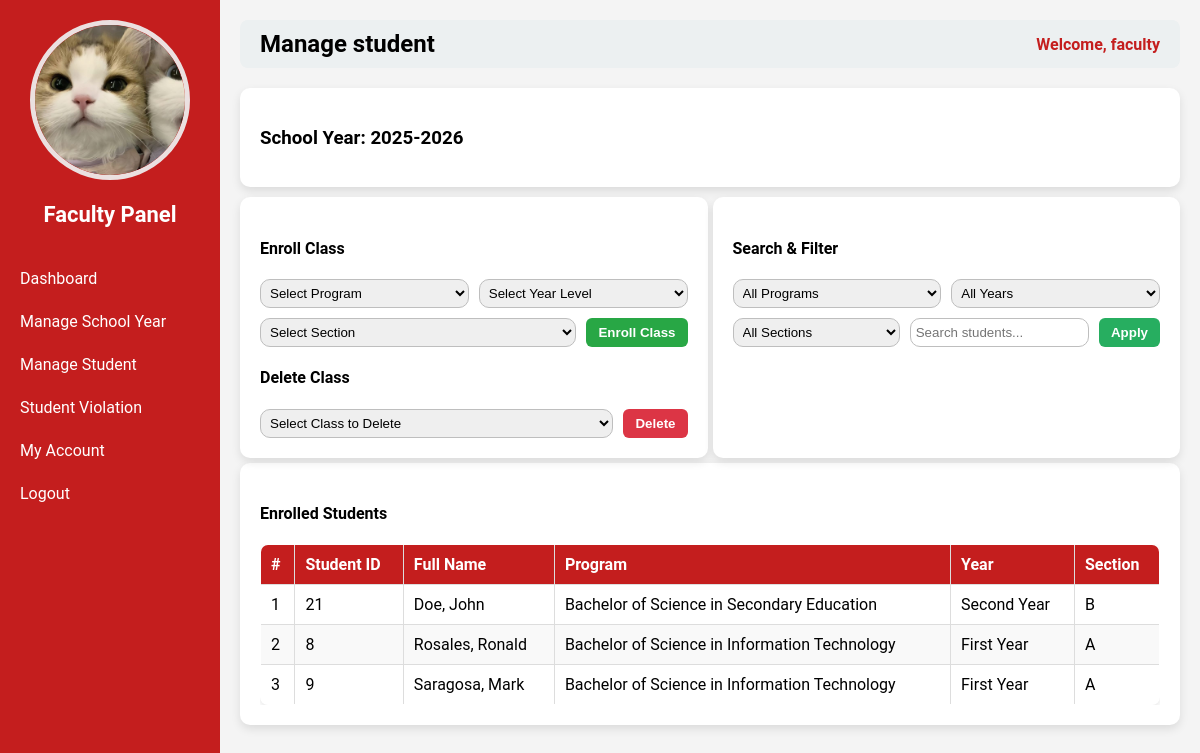
The page /faculty.php?page=manage_student (signed in) on the database as committed earlier.
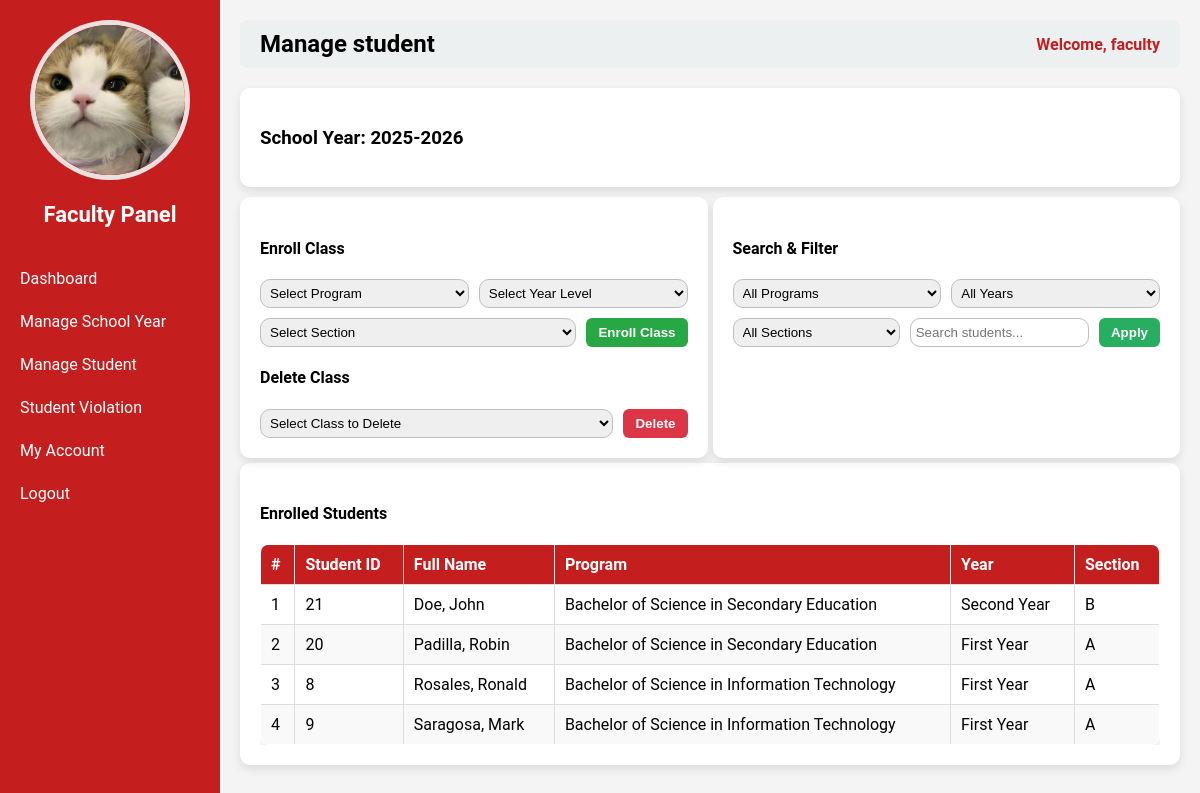
The same page on the database as committed later.
### tables this page shows
CREATE TABLE `student_enrollments` (
  `id` int(11) NOT NULL,
  `class_enrollment_id` int(11) NOT NULL,
  `student_id` int(11) NOT NULL,
  `enrolled_at` timestamp NOT NULL DEFAULT current_timestamp()
);

CREATE TABLE `students` (
  `id` int(11) NOT NULL,
  `first_name` varchar(50) NOT NULL,
  `last_name` varchar(50) NOT NULL,
  `school_year_id` int(11) NOT NULL,
  `program_id` int(11) NOT NULL,
  `year_level_id` int(11) NOT NULL,
  `section_id` int(11) NOT NULL,
  `address` varchar(100) NOT NULL,
  `contact` varchar(20) NOT NULL,
  `img` varchar(255) NOT NULL,
  `user_id` int(11) NOT NULL
);

CREATE TABLE `programs` (
  `id` int(11) NOT NULL,
  `program_code` varchar(50) NOT NULL,
  `program_name` varchar(100) NOT NULL
);

CREATE TABLE `year_levels` (
  `id` int(11) NOT NULL,
  `year_level` varchar(50) NOT NULL,
  `year_code` varchar(50) NOT NULL
);

CREATE TABLE `sections` (
  `id` int(11) NOT NULL,
  `section_name` varchar(50) NOT NULL
);

### faculty_pages/manage_student.php (the view, shortened to what this page needs)
<?php
require __DIR__ . '/../db_connect.php';
$user_id = $_SESSION['user_id'];
$current_sy = $pdo->query("SELECT * FROM school_years WHERE is_current=1 LIMIT 1")->fetch(PDO::FETCH_ASSOC);
$current_sy_id = $current_sy['id'];
$search = $_GET['search'] ?? '';
$sql = "
    SELECT se.id AS enrollment_id, s.id AS student_id, s.first_name, s.last_name,
           p.program_name, yl.year_level, sec.section_name, ce.id AS class_enrollment_id
    FROM student_enrollments se
    INNER JOIN class_enrollments ce ON se.class_enrollment_id = ce.id
    INNER JOIN students s ON se.student_id = s.id
    INNER JOIN programs p ON s.program_id = p.id
    INNER JOIN year_levels yl ON s.year_level_id = yl.id
    INNER JOIN sections sec ON s.section_id = sec.id
    WHERE ce.user_id = ? AND ce.school_year_id = ?
";
$params = [$user_id, $current_sy_id];
$sql .= " ORDER BY s.last_name, s.first_name";
$enrolled_students = $pdo->prepare($sql);
$enrolled_students->execute($params);
$enrolled_students = $enrolled_students->fetchAll(PDO::FETCH_ASSOC);
?>
<div class="container">
    <h3>School Year: <?= htmlspecialchars($current_sy['school_year']); ?></h3>
</div>
<div class="flex-container">
    <div class="container half">
        <h4>Enroll Class</h4>
        <form method="POST" class="form-box">
            <select name="program_id" required>
                <option value="">Select Program</option>
            </select>
            <select name="year_level_id" required>
                <option value="">Select Year Level</option>
            </select>
            <select name="section_id" required>
                <option value="">Select Section</option>
            </select>
            <button type="submit" name="enroll_class" class="btn btn-primary">Enroll Class</button>
        </form>
        <h4>Delete Class</h4>
        <form method="POST" class="form-box">
            <select name="class_enrollment_id" required>
                <option value="">Select Class to Delete</option>
            </select>
            <button type="submit" name="delete_class" class="btn btn-danger" onclick="return confirm('Delete this class and all its students?')">Delete</button>
        </form>
    </div>
    <div class="container half">
        <h4>Search & Filter</h4>
        <form method="GET" action="faculty.php" class="form-box">
            <select name="filter_program">
                <option value="">All Programs</option>
            </select>
            <select name="filter_year">
                <option value="">All Years</option>
            </select>
            <select name="filter_section">
                <option value="">All Sections</option>
            </select>
            <input type="text" name="search" placeholder="Search students..." value="<?= htmlspecialchars($search) ?>">
            <button type="submit" class="btn btn-info">Apply</button>
        </form>
    </div>
</div>
<div class="container">
    <h4>Enrolled Students</h4>
    <div class="table-box">
        <table class="styled-table">
            <thead>
                <tr>
                    <th>#</th>
                    <th>Student ID</th>
                    <th>Full Name</th>
                    <th>Program</th>
                    <th>Year</th>
                    <th>Section</th>
                </tr>
            </thead>
            <tbody>
            <?php if ($enrolled_students): ?>
                <?php foreach ($enrolled_students as $i => $stu): ?>
                <tr>
                    <td><?= $i+1 ?></td>
                    <td><?= $stu['student_id'] ?></td>
                    <td><?= htmlspecialchars($stu['last_name'].", ".$stu['first_name']) ?></td>
                    <td><?= htmlspecialchars($stu['program_name']) ?></td>
                    <td><?= htmlspecialchars($stu['year_level']) ?></td>
                    <td><?= htmlspecialchars($stu['section_name']) ?></td>
                </tr>
                <?php endforeach; ?>
            <?php else: ?>
                <tr><td colspan="6" style="text-align:center;">No students found.</td></tr>
            <?php endif; ?>
            </tbody>
        </table>
    </div>
</div>

Rows that differ between the two databases and show on the page:
added student_enrollments: student "20", student.first_name "Padilla, Robin", programs.program_name "Bachelor of Science in Secondary Education", year_levels.year_level "First Year", sections.section_name "A"
